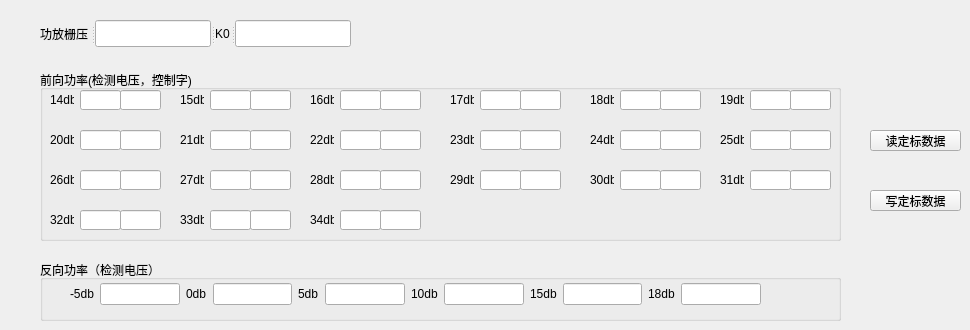
            <widget class="QWidget" name="tab_4">
             <attribute name="title">
              <string>定标数据</string>
             </attribute>
             <widget class="QGroupBox" name="groupBox_23">
              <property name="geometry">
               <rect>
                <x>40</x>
                <y>70</y>
                <width>801</width>
                <height>171</height>
               </rect>
              </property>
              <property name="title">
               <string>前向功率(检测电压，控制字)</string>
              </property>
              <widget class="QLabel" name="power_14">
               <property name="geometry">
                <rect>
                 <x>10</x>
                 <y>20</y>
                 <width>24</width>
                 <height>20</height>
                </rect>
               </property>
               <property name="text">
                <string>14db</string>
               </property>
              </widget>
              <widget class="QLineEdit" name="vol_14">
               <property name="geometry">
                <rect>
                 <x>40</x>
                 <y>20</y>
                 <width>41</width>
                 <height>20</height>
                </rect>
               </property>
               <property name="text">
                <string/>
               </property>
              </widget>
              <widget class="QLineEdit" name="c_14">
               <property name="geometry">
                <rect>
                 <x>80</x>
                 <y>20</y>
                 <width>41</width>
                 <height>20</height>
                </rect>
               </property>
               <property name="text">
                <string/>
               </property>
              </widget>
              <widget class="QLabel" name="power_15">
               <property name="geometry">
                <rect>
                 <x>140</x>
                 <y>20</y>
                 <width>24</width>
                 <height>20</height>
                </rect>
               </property>
               <property name="text">
                <string>15db</string>
               </property>
              </widget>
              <widget class="QLineEdit" name="vol_15">
               <property name="geometry">
                <rect>
                 <x>170</x>
                 <y>20</y>
                 <width>41</width>
                 <height>20</height>
                </rect>
               </property>
               <property name="text">
                <string/>
               </property>
              </widget>
              <widget class="QLineEdit" name="c_15">
               <property name="geometry">
                <rect>
                 <x>210</x>
                 <y>20</y>
                 <width>41</width>
                 <height>20</height>
                </rect>
               </property>
               <property name="text">
                <string/>
               </property>
              </widget>
              <widget class="QLineEdit" name="c_16">
               <property name="geometry">
                <rect>
                 <x>340</x>
                 <y>20</y>
                 <width>41</width>
                 <height>20</height>
                </rect>
               </property>
               <property name="text">
                <string/>
               </property>
              </widget>
              <widget class="QLineEdit" name="vol_16">
               <property name="geometry">
                <rect>
                 <x>300</x>
                 <y>20</y>
                 <width>41</width>
                 <height>20</height>
                </rect>
               </property>
               <property name="text">
                <string/>
               </property>
              </widget>
              <widget class="QLabel" name="power_16">
               <property name="geometry">
                <rect>
                 <x>270</x>
                 <y>20</y>
                 <width>24</width>
                 <height>20</height>
                </rect>
               </property>
               <property name="text">
                <string>16db</string>
               </property>
              </widget>
              <widget class="QLineEdit" name="c_17">
               <property name="geometry">
                <rect>
                 <x>480</x>
                 <y>20</y>
                 <width>41</width>
                 <height>20</height>
                </rect>
               </property>
               <property name="text">
                <string/>
               </property>
              </widget>
              <widget class="QLabel" name="power_17">
               <property name="geometry">
                <rect>
                 <x>410</x>
                 <y>20</y>
                 <width>24</width>
                 <height>20</height>
                </rect>
               </property>
               <property name="text">
                <string>17db</string>
               </property>
              </widget>
              <widget class="QLineEdit" name="c_18">
               <property name="geometry">
                <rect>
                 <x>620</x>
                 <y>20</y>
                 <width>41</width>
                 <height>20</height>
                </rect>
               </property>
               <property name="text">
                <string/>
               </property>
              </widget>
              <widget class="QLabel" name="power_18">
               <property name="geometry">
                <rect>
                 <x>550</x>
                 <y>20</y>
                 <width>24</width>
                 <height>20</height>
                </rect>
               </property>
               <property name="text">
                <string>18db</string>
               </property>
              </widget>
              <widget class="QLineEdit" name="vol_17">
               <property name="geometry">
                <rect>
                 <x>440</x>
                 <y>20</y>
                 <width>41</width>
                 <height>20</height>
                </rect>
               </property>
               <property name="text">
                <string/>
               </property>
              </widget>
              <widget class="QLineEdit" name="vol_18">
               <property name="geometry">
                <rect>
                 <x>580</x>
                 <y>20</y>
                 <width>41</width>
                 <height>20</height>
                </rect>
               </property>
               <property name="text">
                <string/>
               </property>
              </widget>
              <widget class="QLineEdit" name="c_19">
               <property name="geometry">
                <rect>
                 <x>750</x>
                 <y>20</y>
                 <width>41</width>
                 <height>20</height>
                </rect>
               </property>
               <property name="text">
                <string/>
               </property>
              </widget>
              <widget class="QLineEdit" name="vol_19">
               <property name="geometry">
                <rect>
                 <x>710</x>
                 <y>20</y>
                 <width>41</width>
                 <height>20</height>
                </rect>
               </property>
               <property name="text">
                <string/>
               </property>
              </widget>
              <widget class="QLabel" name="power_19">
               <property name="geometry">
                <rect>
                 <x>680</x>
                 <y>20</y>
                 <width>24</width>
                 <height>20</height>
                </rect>
               </property>
               <property name="text">
                <string>19db</string>
               </property>
              </widget>
              <widget class="QLineEdit" name="c_25">
               <property name="geometry">
                <rect>
                 <x>750</x>
                 <y>60</y>
                 <width>41</width>
                 <height>20</height>
                </rect>
               </property>
               <property name="text">
                <string/>
               </property>
              </widget>
              <widget class="QLineEdit" name="vol_20">
               <property name="geometry">
                <rect>
                 <x>40</x>
                 <y>60</y>
                 <width>41</width>
                 <height>20</height>
                </rect>
               </property>
               <property name="text">
                <string/>
               </property>
              </widget>
              <widget class="QLineEdit" name="vol_23">
               <property name="geometry">
                <rect>
                 <x>440</x>
                 <y>60</y>
                 <width>41</width>
                 <height>20</height>
                </rect>
               </property>
               <property name="text">
                <string/>
               </property>
              </widget>
              <widget class="QLineEdit" name="vol_21">
               <property name="geometry">
                <rect>
                 <x>170</x>
                 <y>60</y>
                 <width>41</width>
                 <height>20</height>
                </rect>
               </property>
               <property name="text">
                <string/>
               </property>
              </widget>
              <widget class="QLabel" name="power_23">
               <property name="geometry">
                <rect>
                 <x>410</x>
                 <y>60</y>
                 <width>24</width>
                 <height>20</height>
                </rect>
               </property>
               <property name="text">
                <string>23db</string>
               </property>
              </widget>
              <widget class="QLineEdit" name="vol_25">
               <property name="geometry">
                <rect>
                 <x>710</x>
                 <y>60</y>
                 <width>41</width>
                 <height>20</height>
                </rect>
               </property>
               <property name="text">
                <string/>
               </property>
              </widget>
              <widget class="QLineEdit" name="vol_22">
               <property name="geometry">
                <rect>
                 <x>300</x>
                 <y>60</y>
                 <width>41</width>
                 <height>20</height>
                </rect>
               </property>
               <property name="text">
                <string/>
               </property>
              </widget>
              <widget class="QLabel" name="power_24">
               <property name="geometry">
                <rect>
                 <x>550</x>
                 <y>60</y>
                 <width>24</width>
                 <height>20</height>
                </rect>
               </property>
               <property name="text">
                <string>24db</string>
               </property>
              </widget>
              <widget class="QLineEdit" name="c_24">
               <property name="geometry">
                <rect>
                 <x>620</x>
                 <y>60</y>
                 <width>41</width>
                 <height>20</height>
                </rect>
               </property>
               <property name="text">
                <string/>
               </property>
              </widget>
              <widget class="QLabel" name="power_20">
               <property name="geometry">
                <rect>
                 <x>10</x>
                 <y>60</y>
                 <width>24</width>
                 <height>20</height>
                </rect>
               </property>
               <property name="text">
                <string>20db</string>
               </property>
              </widget>
              <widget class="QLineEdit" name="c_20">
               <property name="geometry">
                <rect>
                 <x>80</x>
                 <y>60</y>
                 <width>41</width>
                 <height>20</height>
                </rect>
               </property>
               <property name="text">
                <string/>
               </property>
              </widget>
              <widget class="QLineEdit" name="c_22">
               <property name="geometry">
                <rect>
                 <x>340</x>
                 <y>60</y>
                 <width>41</width>
                 <height>20</height>
                </rect>
               </property>
               <property name="text">
                <string/>
               </property>
              </widget>
              <widget class="QLineEdit" name="c_21">
               <property name="geometry">
                <rect>
                 <x>210</x>
                 <y>60</y>
                 <width>41</width>
                 <height>20</height>
                </rect>
               </property>
               <property name="text">
                <string/>
               </property>
              </widget>
              <widget class="QLabel" name="power_22">
               <property name="geometry">
                <rect>
                 <x>270</x>
                 <y>60</y>
                 <width>24</width>
                 <height>20</height>
                </rect>
               </property>
               <property name="text">
                <string>22db</string>
               </property>
              </widget>
              <widget class="QLineEdit" name="vol_24">
               <property name="geometry">
                <rect>
                 <x>580</x>
                 <y>60</y>
                 <width>41</width>
                 <height>20</height>
                </rect>
               </property>
               <property name="text">
                <string/>
               </property>
              </widget>
              <widget class="QLabel" name="power_25">
               <property name="geometry">
                <rect>
                 <x>680</x>
                 <y>60</y>
                 <width>24</width>
                 <height>20</height>
                </rect>
               </property>
               <property name="text">
                <string>25db</string>
               </property>
              </widget>
              <widget class="QLineEdit" name="c_23">
               <property name="geometry">
                <rect>
                 <x>480</x>
                 <y>60</y>
                 <width>41</width>
                 <height>20</height>
                </rect>
               </property>
               <property name="text">
                <string/>
               </property>
              </widget>
              <widget class="QLabel" name="power_21">
               <property name="geometry">
                <rect>
                 <x>140</x>
                 <y>60</y>
                 <width>24</width>
                 <height>20</height>
                </rect>
               </property>
               <property name="text">
                <string>21db</string>
               </property>
              </widget>
              <widget class="QLineEdit" name="c_31">
               <property name="geometry">
                <rect>
                 <x>750</x>
                 <y>100</y>
                 <width>41</width>
                 <height>20</height>
                </rect>
               </property>
               <property name="text">
                <string/>
               </property>
              </widget>
              <widget class="QLineEdit" name="c_28">
               <property name="geometry">
                <rect>
                 <x>340</x>
                 <y>100</y>
                 <width>41</width>
                 <height>20</height>
                </rect>
               </property>
               <property name="text">
                <string/>
               </property>
              </widget>
              <widget class="QLineEdit" name="vol_28">
               <property name="geometry">
                <rect>
                 <x>300</x>
                 <y>100</y>
                 <width>41</width>
                 <height>20</height>
                </rect>
               </property>
               <property name="text">
                <string/>
               </property>
              </widget>
              <widget class="QLineEdit" name="vol_26">
               <property name="geometry">
                <rect>
                 <x>40</x>
                 <y>100</y>
                 <width>41</width>
                 <height>20</height>
                </rect>
               </property>
               <property name="text">
                <string/>
               </property>
              </widget>
              <widget class="QLabel" name="power_31">
               <property name="geometry">
                <rect>
                 <x>680</x>
                 <y>100</y>
                 <width>24</width>
                 <height>20</height>
                </rect>
               </property>
               <property name="text">
                <string>31db</string>
               </property>
              </widget>
              <widget class="QLabel" name="power_28">
               <property name="geometry">
                <rect>
                 <x>270</x>
                 <y>100</y>
                 <width>24</width>
                 <height>20</height>
                </rect>
               </property>
               <property name="text">
                <string>28db</string>
               </property>
              </widget>
              <widget class="QLabel" name="power_29">
               <property name="geometry">
                <rect>
                 <x>410</x>
                 <y>100</y>
                 <width>24</width>
                 <height>20</height>
                </rect>
               </property>
               <property name="text">
                <string>29db</string>
               </property>
              </widget>
              <widget class="QLineEdit" name="c_26">
               <property name="geometry">
                <rect>
                 <x>80</x>
                 <y>100</y>
                 <width>41</width>
                 <height>20</height>
                </rect>
               </property>
               <property name="text">
                <string/>
               </property>
              </widget>
              <widget class="QLineEdit" name="c_27">
               <property name="geometry">
                <rect>
                 <x>210</x>
                 <y>100</y>
                 <width>41</width>
                 <height>20</height>
                </rect>
               </property>
               <property name="text">
                <string/>
               </property>
              </widget>
              <widget class="QLabel" name="power_27">
               <property name="geometry">
                <rect>
                 <x>140</x>
                 <y>100</y>
                 <width>24</width>
                 <height>20</height>
                </rect>
               </property>
               <property name="text">
                <string>27db</string>
               </property>
              </widget>
              <widget class="QLineEdit" name="vol_29">
               <property name="geometry">
                <rect>
                 <x>440</x>
                 <y>100</y>
                 <width>41</width>
                 <height>20</height>
                </rect>
               </property>
               <property name="text">
                <string/>
               </property>
              </widget>
              <widget class="QLineEdit" name="vol_30">
               <property name="geometry">
                <rect>
                 <x>580</x>
                 <y>100</y>
                 <width>41</width>
                 <height>20</height>
                </rect>
               </property>
               <property name="text">
                <string/>
               </property>
              </widget>
              <widget class="QLineEdit" name="c_29">
               <property name="geometry">
                <rect>
                 <x>480</x>
                 <y>100</y>
                 <width>41</width>
                 <height>20</height>
                </rect>
               </property>
               <property name="text">
                <string/>
               </property>
              </widget>
              <widget class="QLabel" name="power_26">
               <property name="geometry">
                <rect>
                 <x>10</x>
                 <y>100</y>
                 <width>24</width>
                 <height>20</height>
                </rect>
               </property>
               <property name="text">
                <string>26db</string>
               </property>
              </widget>
              <widget class="QLineEdit" name="vol_31">
               <property name="geometry">
                <rect>
                 <x>710</x>
                 <y>100</y>
                 <width>41</width>
                 <height>20</height>
                </rect>
               </property>
               <property name="text">
                <string/>
               </property>
              </widget>
              <widget class="QLineEdit" name="vol_27">
               <property name="geometry">
                <rect>
                 <x>170</x>
                 <y>100</y>
                 <width>41</width>
                 <height>20</height>
                </rect>
               </property>
               <property name="text">
                <string/>
               </property>
              </widget>
              <widget class="QLineEdit" name="c_30">
               <property name="geometry">
                <rect>
                 <x>620</x>
                 <y>100</y>
                 <width>41</width>
                 <height>20</height>
                </rect>
               </property>
               <property name="text">
                <string/>
               </property>
              </widget>
              <widget class="QLabel" name="power_30">
               <property name="geometry">
                <rect>
                 <x>550</x>
                 <y>100</y>
                 <width>24</width>
                 <height>20</height>
                </rect>
               </property>
               <property name="text">
                <string>30db</string>
               </property>
              </widget>
              <widget class="QLineEdit" name="c_32">
               <property name="geometry">
                <rect>
                 <x>80</x>
                 <y>140</y>
                 <width>41</width>
                 <height>20</height>
                </rect>
               </property>
               <property name="text">
                <string/>
               </property>
              </widget>
              <widget class="QLabel" name="power_34">
               <property name="geometry">
                <rect>
                 <x>270</x>
                 <y>140</y>
                 <width>24</width>
                 <height>20</height>
                </rect>
               </property>
               <property name="text">
                <string>34db</string>
               </property>
              </widget>
              <widget class="QLabel" name="power_32">
               <property name="geometry">
                <rect>
                 <x>10</x>
                 <y>140</y>
                 <width>24</width>
                 <height>20</height>
                </rect>
               </property>
               <property name="text">
                <string>32db</string>
               </property>
              </widget>
              <widget class="QLineEdit" name="vol_34">
               <property name="geometry">
                <rect>
                 <x>300</x>
                 <y>140</y>
                 <width>41</width>
                 <height>20</height>
                </rect>
               </property>
               <property name="text">
                <string/>
               </property>
              </widget>
              <widget class="QLineEdit" name="c_33">
               <property name="geometry">
                <rect>
                 <x>210</x>
                 <y>140</y>
                 <width>41</width>
                 <height>20</height>
                </rect>
               </property>
               <property name="text">
                <string/>
               </property>
              </widget>
              <widget class="QLineEdit" name="c_34">
               <property name="geometry">
                <rect>
                 <x>340</x>
                 <y>140</y>
                 <width>41</width>
                 <height>20</height>
                </rect>
               </property>
               <property name="text">
                <string/>
               </property>
              </widget>
              <widget class="QLineEdit" name="vol_33">
               <property name="geometry">
                <rect>
                 <x>170</x>
                 <y>140</y>
                 <width>41</width>
                 <height>20</height>
                </rect>
               </property>
               <property name="text">
                <string/>
               </property>
              </widget>
              <widget class="QLineEdit" name="vol_32">
               <property name="geometry">
                <rect>
                 <x>40</x>
                 <y>140</y>
                 <width>41</width>
                 <height>20</height>
                </rect>
               </property>
               <property name="text">
                <string/>
               </property>
              </widget>
              <widget class="QLabel" name="power_33">
               <property name="geometry">
                <rect>
                 <x>140</x>
                 <y>140</y>
                 <width>24</width>
                 <height>20</height>
                </rect>
               </property>
               <property name="text">
                <string>33db</string>
               </property>
              </widget>
             </widget>
             <widget class="QGroupBox" name="groupBox_24">
              <property name="geometry">
               <rect>
                <x>40</x>
                <y>260</y>
                <width>801</width>
                <height>61</height>
               </rect>
              </property>
              <property name="title">
               <string>反向功率（检测电压）</string>
              </property>
              <widget class="QWidget" name="layoutWidget">
               <property name="geometry">
                <rect>
                 <x>30</x>
                 <y>20</y>
                 <width>691</width>
                 <height>29</height>
                </rect>
               </property>
               <layout class="QGridLayout" name="gridLayout_5">
                <item row="0" column="0">
                 <widget class="QLabel" name="power_r_5">
                  <property name="text">
                   <string>-5db</string>
                  </property>
                 </widget>
                </item>
                <item row="0" column="1">
                 <widget class="QLineEdit" name="vol_r_m5">
                  <property name="text">
                   <string/>
                  </property>
                 </widget>
                </item>
                <item row="0" column="2">
                 <widget class="QLabel" name="power_r0">
                  <property name="text">
                   <string>0db</string>
                  </property>
                 </widget>
                </item>
                <item row="0" column="3">
                 <widget class="QLineEdit" name="vol_r_0">
                  <property name="text">
                   <string/>
                  </property>
                 </widget>
                </item>
                <item row="0" column="4">
                 <widget class="QLabel" name="power_r5">
                  <property name="text">
                   <string>5db</string>
                  </property>
                 </widget>
                </item>
                <item row="0" column="5">
                 <widget class="QLineEdit" name="vol_r_5">
                  <property name="text">
                   <string/>
                  </property>
                 </widget>
                </item>
                <item row="0" column="6">
                 <widget class="QLabel" name="power_r10">
                  <property name="text">
                   <string>10db</string>
                  </property>
                 </widget>
                </item>
                <item row="0" column="7">
                 <widget class="QLineEdit" name="vol_r_10">
                  <property name="text">
                   <string/>
                  </property>
                 </widget>
                </item>
                <item row="0" column="8">
                 <widget class="QLabel" name="power_r15">
                  <property name="text">
                   <string>15db</string>
                  </property>
                 </widget>
                </item>
                <item row="0" column="9">
                 <widget class="QLineEdit" name="vol_r_15">
                  <property name="text">
                   <string/>
                  </property>
                 </widget>
                </item>
                <item row="0" column="10">
                 <widget class="QLabel" name="power_r19">
                  <property name="text">
                   <string>18db</string>
                  </property>
                 </widget>
                </item>
                <item row="0" column="11">
                 <widget class="QLineEdit" name="vol_r_19">
                  <property name="text">
                   <string/>
                  </property>
                 </widget>
                </item>
               </layout>
              </widget>
             </widget>
             <widget class="QSplitter" name="splitter_9">
              <property name="geometry">
               <rect>
                <x>40</x>
                <y>20</y>
                <width>311</width>
                <height>27</height>
               </rect>
              </property>
              <property name="orientation">
               <enum>Qt::Horizontal</enum>
              </property>
              <widget class="QLabel" name="label_31">
               <property name="text">
                <string>功放栅压</string>
               </property>
              </widget>
              <widget class="QLineEdit" name="ampGateVol">
               <property name="text">
                <string/>
               </property>
              </widget>
              <widget class="QLabel" name="label_70">
               <property name="text">
                <string>K0</string>
               </property>
              </widget>
              <widget class="QLineEdit" name="K0"/>
             </widget>
             <widget class="QPushButton" name="readCalibration">
              <property name="geometry">
               <rect>
                <x>870</x>
                <y>130</y>
                <width>91</width>
                <height>21</height>
               </rect>
              </property>
              <property name="text">
               <string>读定标数据</string>
              </property>
             </widget>
             <widget class="QPushButton" name="writeCalibration">
              <property name="geometry">
               <rect>
                <x>870</x>
                <y>190</y>
                <width>91</width>
                <height>21</height>
               </rect>
              </property>
              <property name="text">
               <string>写定标数据</string>
              </property>
             </widget>
            </widget>
